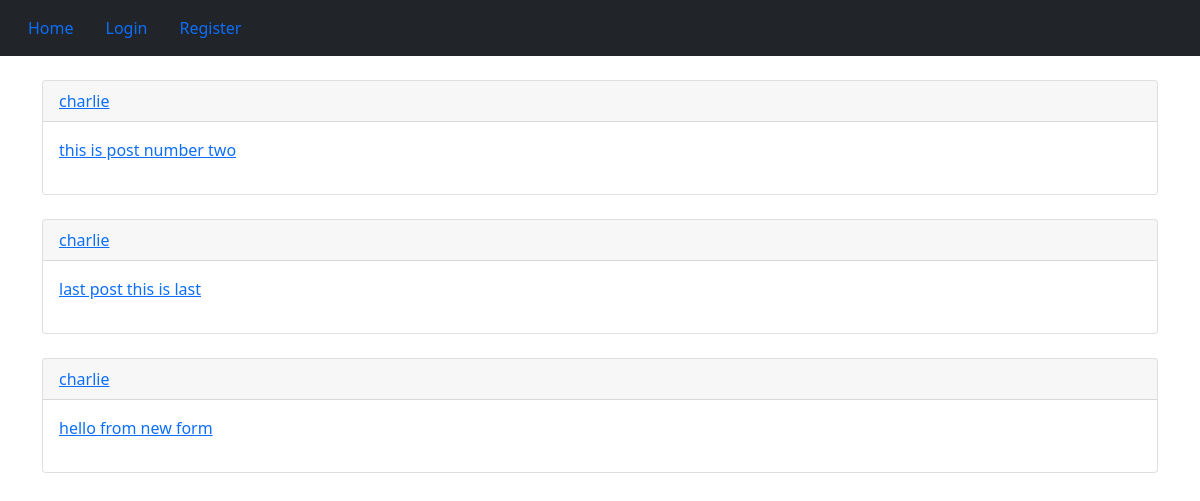
Before: / with the older database file.
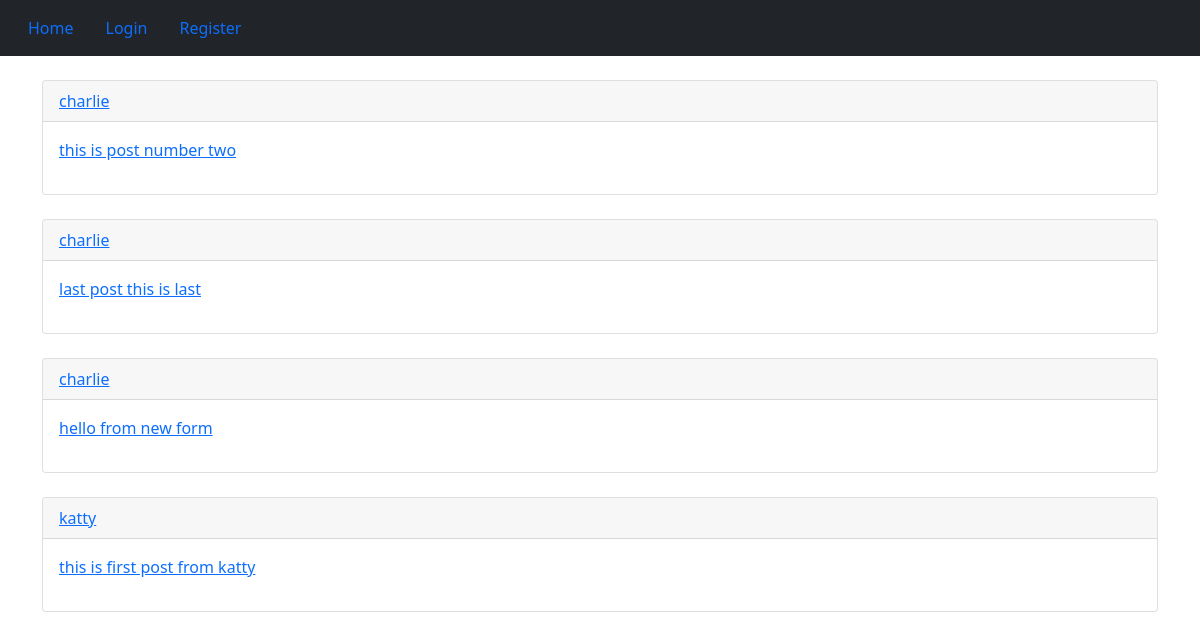
After: the same page with the newer database file.
### posts/models.py (models this page shows, shortened)
class Post (models.Model):
    user =      models.ForeignKey(User, on_delete = models.CASCADE)
    body =      models.TextField(max_length = 500)
    slug =      models.SlugField(max_length = 200)
    created =   models.DateTimeField(auto_now_add = True)
    def get_absolute_url(self):
        return reverse('posts:post_detail', args=[self.created.year, self.created.month, self.created.day, self.slug])

### posts/views.py (the view)
# urls.py: path('', views.all_posts, name='all_posts'),
def all_posts(request):
    posts = Post.objects.all()
    context = {
        'posts' : posts
    }
    return render(request, 'posts/all_posts.html',context)

### posts/templates/posts/all_posts.html (shortened to what this page needs)
{% extends 'base.html' %}
{% block content %}
    {% for post in posts %}
        <br />
        <div class="card" >
            <p class="card-header" ><a href="{% url 'usermanage:dashboard' post.user.id %}">{{ post.user }}</a></p>
            <p class="card-body" ><a href='{{ post.get_absolute_url }}' >{{ post.body }}</a></p>
        </div>
    {% endfor %}
{% endblock %}

### templates/base.html (shortened to what this page needs)
<!DOCTYPE html>
<html>
    <head>
        <link href="https://cdn.jsdelivr.net/npm/bootstrap@5.0.0-beta3/dist/css/bootstrap.min.css" rel="stylesheet">
    </head>
    <body>
        {% include 'inc/navbar.html' %}
        <div class="container" >
            {% block content %} {% endblock %}
        </div>
    </body>
</html>

### templates/inc/navbar.html
<nav class="navbar navbar-expand-lg navbar-dark bg-dark">
    <div class="container-fluid">
      <div class="collapse navbar-collapse" id="navbarNav">
        <a class="nav-link active" aria-current="page" href="{% url 'posts:all_posts' %}">Home</a>
        {% if request.user.is_authenticated %}
        <a class="nav-link active" aria-current="page" href="{% url 'usermanage:logout' %}">Logout</a>
        <a class="nav-link active" aria-current="page" href="{% url 'posts:add_post' %}">Add Post</a>
        {% else %}
        <a class="nav-link active" aria-current="page" href="{% url 'usermanage:login' %}">Login</a>
        <a class="nav-link active" aria-current="page" href="{% url 'usermanage:register' %}">Register</a>
        {% endif %}
      </div>
    </div>
  </nav>

Changed rows visible on the page:
added Post: user "katty", body "this is first post from katty"
